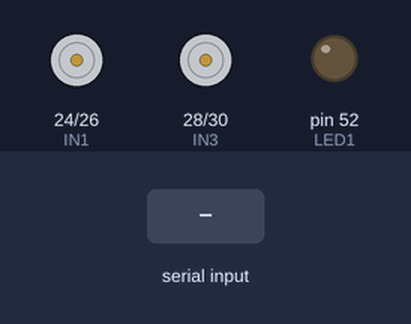
The sketch below on a simulated Arduino Mega 2560, built with avr-gcc and run on an emulated ATmega2560. On the bench: motor-driver pin pairs drawn as motors (green arrow = first pin HIGH = forward, orange = second pin HIGH = backward, longer = more drive, scaled by the enable pin), output pins drawn as LEDs (lit = HIGH). The inputs (shaded band) are chosen by the test bench.

Above: at 1.2 s.
1.3 s: "s" received over Serial
At 1.9 s:
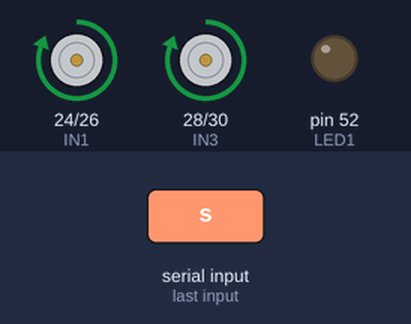
2.8 s: "a" received over Serial
At 4.0 s:
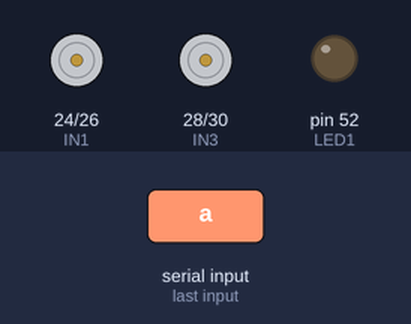
4.3 s: "d" received over Serial
At 5.4 s:
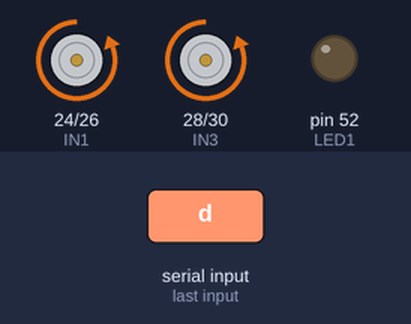
5.8 s: "f" received over Serial
At 6.5 s:
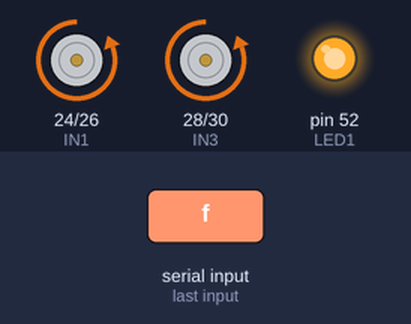
7.3 s: "s" received over Serial
At 7.7 s:
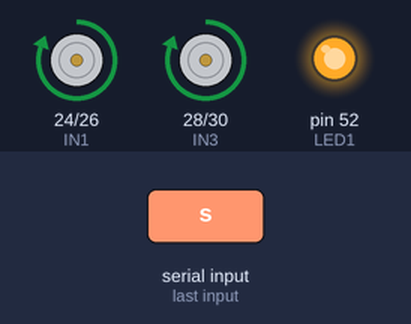
8.8 s: "o" received over Serial
At 10.0 s:
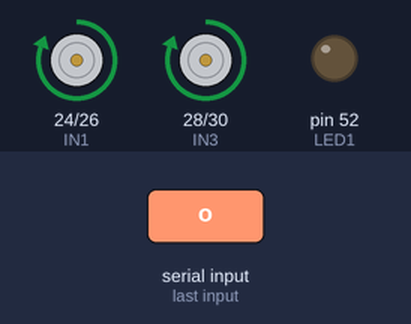
Timing chart, 0 to 11.3 s (numbered marks = the images above; inputs shaded):
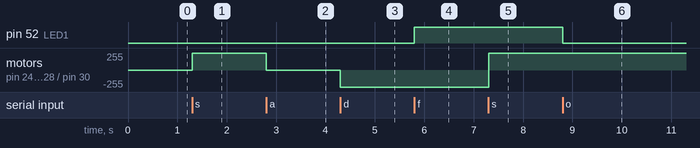

The sketch:

Last_WORKABLE.ino
```cpp
int EN1 = 22; //Подкючение первого движка
int IN1 = 24;
int IN2 = 26;
int EN2 = 32; //Подкючение второго движка
int IN3 = 28;
int IN4 = 30;
int LED1 = 52;
char val;
void setup()
{
 Serial.begin(9600);
pinMode (EN1, OUTPUT);
pinMode(LED1, OUTPUT);
       pinMode (EN2, OUTPUT);
       pinMode (IN1, OUTPUT);
       pinMode (IN2, OUTPUT);
       pinMode (IN3, OUTPUT);
       pinMode (IN4, OUTPUT);
}
void loop()
{


if (Serial.available()) {
    val = Serial.read();
    if (val == 's') {
       digitalWrite(IN1, HIGH); // запуск двигателя A
       digitalWrite(IN2, LOW);
       digitalWrite(IN3, HIGH);// запуск двигателя B
       digitalWrite(IN4, LOW);
       analogWrite(EN2, 200); // устанавливаем скорость 200 из доступного диапазона 0~255
       analogWrite(EN1, 200);
    }
    if (val == 'a') {
       digitalWrite(IN1, LOW);// выключаем двигатели
       digitalWrite(IN2, LOW);
       digitalWrite(IN3, LOW);
       digitalWrite(IN4, LOW);
   }
    if (val == 'd') {
       digitalWrite(IN1, LOW);// меняем направление вращения двигателей
       digitalWrite(IN2, HIGH);
       digitalWrite(IN3, LOW);
       digitalWrite(IN4, HIGH);

      }
if (val == 'f') {
  digitalWrite(LED1, HIGH);
      }
if (val == 'o') {
  digitalWrite(LED1, LOW);
      }

  }
 }


  // На пару выводов "IN" поданы разноименные сигналы, мотор готов к вращению
 // digitalWrite (IN3, HIGH);
 // digitalWrite (IN4, LOW);
  // подаем на вывод ENB управляющий ШИМ сигнал
//  analogWrite(ENB,145);
 // delay(2000);
  //analogWrite(ENB,105);
  //delay(2000);
  //analogWrite(ENB,255);
  //delay(2000);
  // Останавливаем мотор, подав на вывод ENB сигнал низкого уровня.
  // Состояние выводов "IN" роли не играет.
  //analogWrite(ENB,0);
  //delay(5000);
//}
```

Measured:
- after the input at 1.3 s, motor on pin 24 (IN1) / pin 26 (IN2), motor on pin 28 (IN3) / pin 30 (IN4): stopped → forward 255/255 at once
- after the input at 2.8 s, motor on pin 24 (IN1) / pin 26 (IN2), motor on pin 28 (IN3) / pin 30 (IN4): forward 255/255 → stopped at once
- after the input at 4.3 s, motor on pin 24 (IN1) / pin 26 (IN2), motor on pin 28 (IN3) / pin 30 (IN4): stopped → backward 255/255 at once
- after the input at 5.8 s, pin 52 (LED1): LOW → HIGH at once
- after the input at 7.3 s, motor on pin 24 (IN1) / pin 26 (IN2), motor on pin 28 (IN3) / pin 30 (IN4): backward 255/255 → forward 255/255 at once
- after the input at 8.8 s, pin 52 (LED1): HIGH → LOW at once
